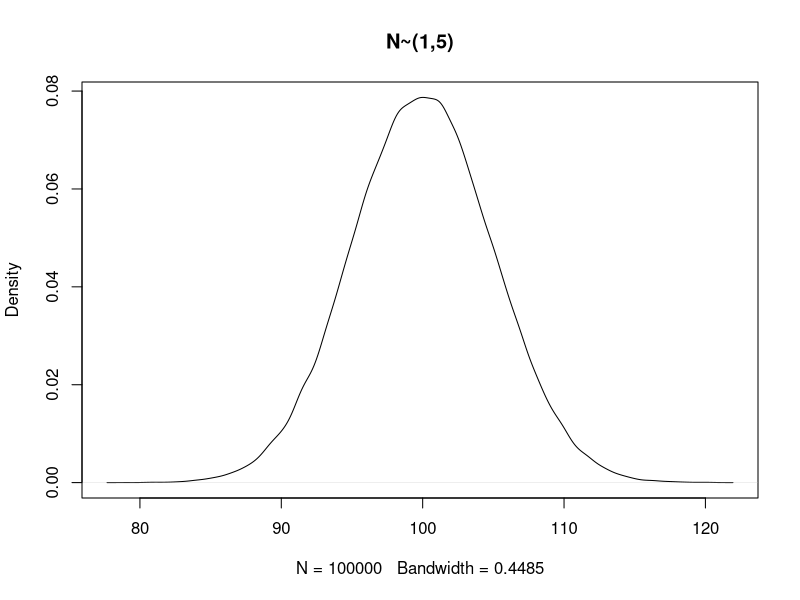
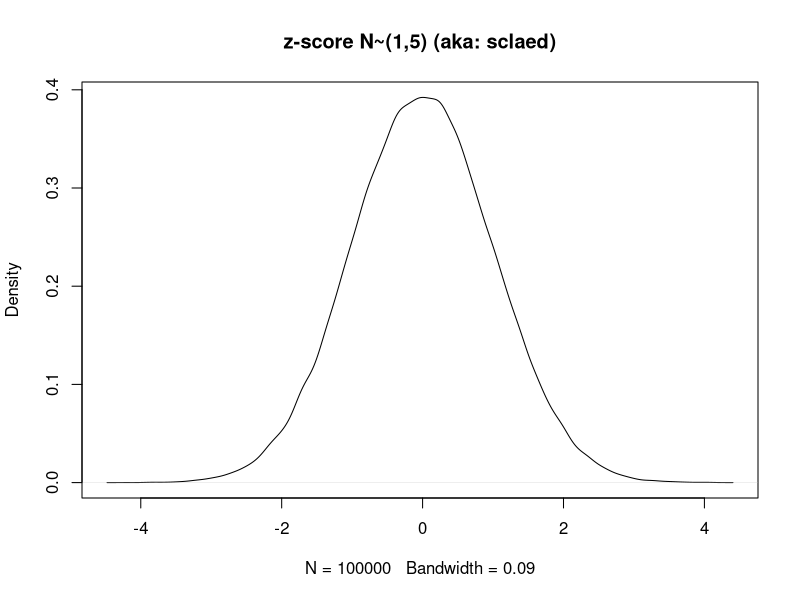

R code for these plots, in order:
# Simulate a normal distribution with mean=100, sd=5
sn = data.frame(x=rnorm(100000, mean=100, sd=5))
sn$z = scale(sn$x)
plot(density(sn$x), main="N~(1,5)")
# Sclae (aka get z-scores)
plot(density(sn$z), main="z-score N~(1,5) (aka: sclaed)")

# Look at z-scores at diferent loci
# Z-score x0.25
sn$z[which.min(abs(sn$x + quantile(sn$x,0.25))),]
# Z-score x0.75
sn$z[which.min(abs(sn$x - quantile(sn$x,0.75))),]
# Z-score 0.999
sn$z[which.min(abs(sn$x + quantile(sn$x,0.999))),]
# Z-score 0.001
sn$z[which.min(abs(sn$x - quantile(sn$x,0.001))),]
# Z-score xmin
sn$z[which.min(abs(sn$x + quantile(sn$x,0.0001))),]
# Z-score xmax
sn$z[which.min(abs(sn$x - quantile(sn$x,0.9999))),]

# Simulate 300 (standard) normal distributions (or whatever you like) and draw z-scores
x25=list()
x75=list()
x975=list()
x025=list()
xmin=list()
xmax=list()
n=1
for (x in seq(1,300)){
  sn = data.frame(x=rnorm(100000, mean=0, sd=1))
  sn$z = scale(sn$x)
  x25[[n]]<-sn$z[which.min(abs(sn$x + quantile(sn$x,0.25))),]
  x75[[n]]<-sn$z[which.min(abs(sn$x - quantile(sn$x,0.75))),]
  x975[[n]]<-sn$z[which.min(abs(sn$x + quantile(sn$x,0.975))),]
  x025[[n]]<-sn$z[which.min(abs(sn$x - quantile(sn$x,0.025))),]
  xmin[[n]]<-sn$z[which.min(abs(sn$x + quantile(sn$x,0.999))),]
  xmax[[n]]<-sn$z[which.min(abs(sn$x - quantile(sn$x,0.001))),]
  n=n+1
}

res = do.call(rbind, Map(data.frame, x25=x25, x75=x75, x025=x025, x975=x975, xmin=xmin, xmax=xmax))
mean(res$x25)
mean(res$x75)
mean(res$x025)
mean(res$x975)
mean(res$xmin)
mean(res$xmax)
